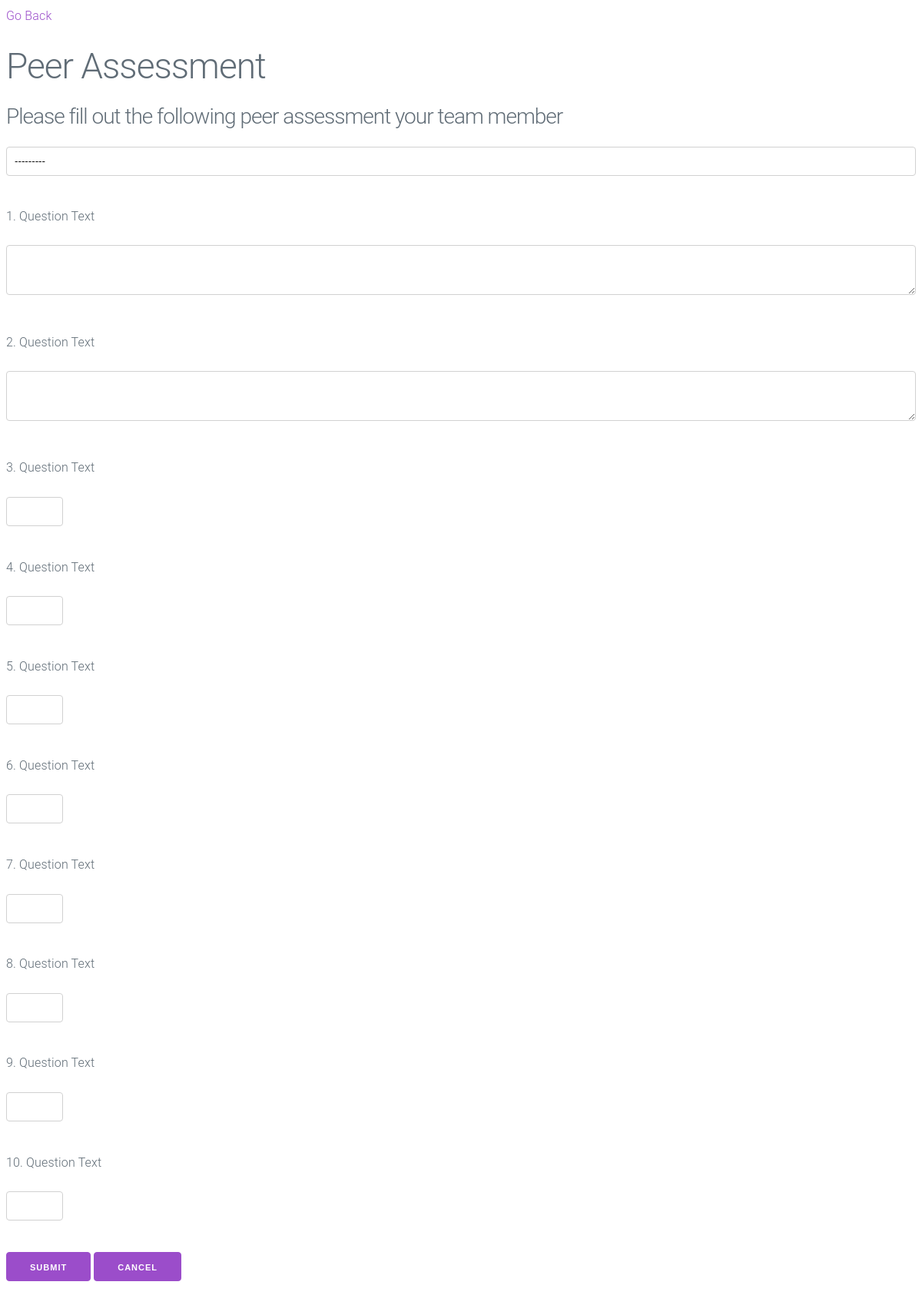
/takePeerAssessment/ (signed in), run on the app's committed database.
### peerAssessments/models.py (models this page shows, shortened)
class PeerAssessment(models.Model):
    pid = models.AutoField(primary_key=True)
    name = models.CharField(max_length=100)
    startDate = models.DateTimeField()
    endDate = models.DateTimeField()
    iid = models.ForeignKey('Instructor', on_delete=models.CASCADE)
    cid = models.ForeignKey('Course', on_delete=models.CASCADE)
    question1Text = models.CharField(max_length=500)
    question1Type = models.CharField(max_length= 20, choices=QUESTION_TYPES, default="Multiple Choice")
    question2Text = models.CharField(max_length=500)
    question2Type = models.CharField(max_length= 20, choices=QUESTION_TYPES, default="Multiple Choice")
    question3Text = models.CharField(max_length=500)
    question3Type = models.CharField(max_length= 20, choices=QUESTION_TYPES, default="Multiple Choice")
    question4Text = models.CharField(max_length=500)
    question4Type = models.CharField(max_length= 20, choices=QUESTION_TYPES, default="Multiple Choice")
    question5Text = models.CharField(max_length=500)
    question5Type = models.CharField(max_length= 20, choices=QUESTION_TYPES, default="Multiple Choice")
    question6Text = models.CharField(max_length=500)
    question6Type = models.CharField(max_length= 20, choices=QUESTION_TYPES, default="Multiple Choice")
    question7Text = models.CharField(max_length=500)
    question7Type = models.CharField(max_length= 20, choices=QUESTION_TYPES, default="Multiple Choice")
    question8Text = models.CharField(max_length=500)
    question8Type = models.CharField(max_length= 20, choices=QUESTION_TYPES, default="Multiple Choice")
    question9Text = models.CharField(max_length=500)
    question9Type = models.CharField(max_length= 20, choices=QUESTION_TYPES, default="Multiple Choice")
    question10Text = models.CharField(max_length=500)
    question10Type = models.CharField(max_length= 20, choices=QUESTION_TYPES, default="Multiple Choice")

### peerAssessments/views.py (the view)
# urls.py: url('takePeerAssessment/', views.takePeerAssessment, name="takePeerAssessment"),
def takePeerAssessment(request):
    current_user = request.user.email
    current = Student.objects.get(email=current_user)
    pidToUse = request.POST.get("p_id")
    print(pidToUse)
    obj2 = PeerAssessment.objects.get(pid=10)
    if request.method == 'POST':
        form = StudentResponseForm(request.POST)
        if form.is_valid():
            instance = form.save(commit=False)
            instance.sid = current
            instance.pid = obj2
            instance.save()
        else:
            print(form.errors)
        context = {
            'form': form
        }
        return HttpResponseRedirect('/home/')
    else:
        if request.GET.get("paTakeChoice"):
            obj = PeerAssessment.objects.get(name=request.GET.get("paTakeChoice"))
        else:
            obj = PeerAssessment.objects.get(pid=1)
        form = StudentResponseForm()
        context = {
            'object': obj,
            'form': form
        }
    return render(request,"takePeerAssessment.html", context)

### peerAssessments/forms.py
class StudentResponseForm(forms.ModelForm):
    class Meta:
        model = CompletedAssessments
        exclude = ["sid", "pid"]
        fields = [
            'evalStudent',
            'answer1',
            'answer2',
            'answer3',
            'answer4',
            'answer5',
            'answer6',
            'answer7',
            'answer8',
            'answer9',
            'answer10'
        ]
        widgets = {
            'answer3': forms.NumberInput(attrs={'style': 'width:10ch'}),
            'answer4': forms.NumberInput(attrs={'style': 'width:10ch'}),
            'answer5': forms.NumberInput(attrs={'style': 'width:10ch'}),
            'answer6': forms.NumberInput(attrs={'style': 'width:10ch'}),
            'answer7': forms.NumberInput(attrs={'style': 'width:10ch'}),
            'answer8': forms.NumberInput(attrs={'style': 'width:10ch'}),
            'answer9': forms.NumberInput(attrs={'style': 'width:10ch'}),
            'answer10': forms.NumberInput(attrs={'style': 'width:10ch'}),
        }

### peerAssessments/models.py (called while the page is built)
    def __str__(self):
        return self.fname + " " + self.lname

### loginPage_test/templates/takePeerAssessment.html (shortened to what this page needs)
{% extends 'base.html' %}
{% load static %}
{% block content %}
<head>
  <link rel="stylesheet" type="text/css" href="{% static 'staticfiles/css/fontawesome.min.css' %}">
  <link rel="stylesheet" type="text/css" href="{% static 'staticfiles/css/milligram.css' %}">
  <link rel="stylesheet" type="text/css" href="{% static 'staticfiles/css/milligram.min.css' %}">
</head>
<body>
    <div class="flex-container">
        <nav>
            <a href="{% url 'home' %}">Go Back </a>
        </nav>
        <br>
    </div>
    <div>
        <h1>Peer Assessment</h1>
        <h3>Please fill out the following peer assessment your team member</h3>
        <form action="{% url 'takePeerAssessment' %}" method="POST">{% csrf_token %}
        {{ form.evalStudent }}
    </div>
    <div>
        <div>
            <p>1. {{ object.question1Text }}</p>
            {{ form.answer1 }}
            <br><br>
        </div>
        <div>
            <p>2. {{ object.question2Text }}</p>
            {{ form.answer2 }}
            <br><br>
        </div>
        <div>
            <p>3. {{ object.question3Text }}</p>
            {{ form.answer3 }}
            <br><br>
        </div>
        <div>
            <p>4. {{ object.question4Text }}</p>
            {{ form.answer4 }}
            <br><br>
        </div>
        <div>
            <p>5. {{ object.question5Text }}</p>
            {{ form.answer5 }}
            <br><br>
        </div>
        <div>
            <p>6. {{ object.question6Text }}</p>
            {{ form.answer6 }}
            <br><br>
        </div>
        <div>
            <p>7. {{ object.question7Text }}</p>
            {{ form.answer7 }}
            <br><br>
        <div>
            <p>8. {{ object.question8Text }}</p>
            {{ form.answer8 }}
            <br><br>
        </div>
        <div>
            <p>9. {{ object.question9Text }}</p>
            {{ form.answer9 }}
            <br><br>
        </div>
        <div>
            <p>10. {{ object.question10Text }}</p>
            {{ form.answer10 }}
            <br><br>
        </div>
    </div>
    <form hidden action = "{% url 'takePeerAssessment' %}" method="POST">
        <button><a href="{% url 'home' %}"><font color="white"><input type = "hidden" value = "Submit">Submit</font></a></button>
        </form>
    <button><a href="{% url 'home' %}"><font color="white">Cancel</font></a></button>
</body>
{% endblock %}

### loginPage_test/templates/base.html (shortened to what this page needs)
<!DOCTYPE html>
<html>
<head>
</head>
<body>
  <main>
    {% block content %}
    {% endblock %}
  </main>
</body>
</html>

### static/staticfiles/css/milligram.css (style rules this page uses)
*, *:after, *:before { box-sizing: inherit; }
html { box-sizing: border-box; font-size: 62.5%; }
body { color: #606c76; font-family: 'Roboto', 'Helvetica Neue', 'Helvetica', 'Arial', sans-serif; font-size: 1.6em; font-weight: 300; letter-spacing: .01em; line-height: 1.6; }
.button, button, input[type='button'], input[type='reset'], input[type='submit'] { background-color: #9b4dca; border: 0.1rem solid #9b4dca; border-radius: .4rem; color: #fff; cursor: pointer; display: inline-block; font-size: 1.1rem; font-weight: 700; height: 3.8rem; letter-spacing: .1rem; line-height: 3.8rem; padding: 0 3.0rem; text-align: center; text-decoration: none; text-transform: uppercase; white-space: nowrap; }
input[type='email'], input[type='number'], input[type='password'], input[type='search'], input[type='tel'], input[type='text'], input[type='url'], textarea, select { -webkit-appearance: none; -moz-appearance: none; appearance: none; background-color: transparent; border: 0.1rem solid #d1d1d1; border-radius: .4rem; box-shadow: none; box-sizing: inherit; height: 3.8rem; padding: .6rem 1.0rem; width: 100%; }
select { padding-right: 3.0rem; }
textarea { min-height: 6.5rem; }
a { color: #9b4dca; text-decoration: none; }
.button, button, dd, dt, li { margin-bottom: 1.0rem; }
fieldset, input, select, textarea { margin-bottom: 1.5rem; }
blockquote, dl, figure, form, ol, p, pre, table, ul { margin-bottom: 2.5rem; }
p { margin-top: 0; }
h1, h2, h3, h4, h5, h6 { font-weight: 300; letter-spacing: -.1rem; margin-bottom: 2.0rem; margin-top: 0; }
h1 { font-size: 4.6rem; line-height: 1.2; }
h3 { font-size: 2.8rem; line-height: 1.3; }

### data on the page
PeerAssessment: question1Text "Question Text", question2Text "Question Text", question3Text "Question Text", question4Text "Question Text", question5Text "Question Text", question6Text "Question Text", question7Text "Question Text", question8Text "Question Text", question9Text "Question Text", question10Text "Question Text"
